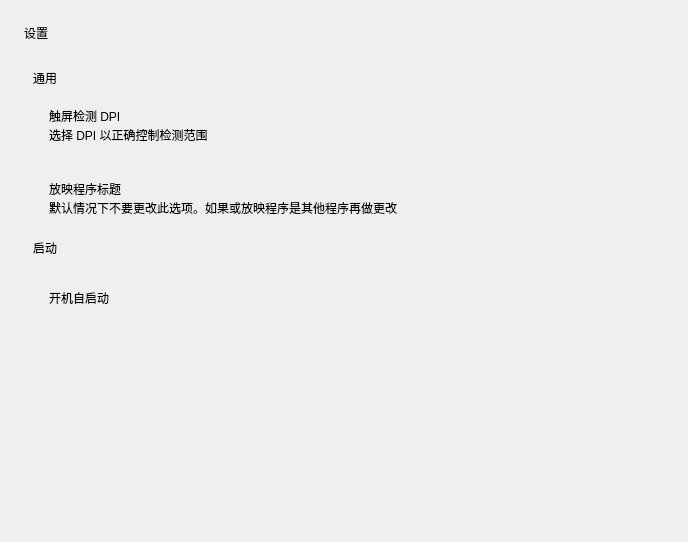
<?xml version="1.0" encoding="UTF-8"?>
<ui version="4.0">
 <class>Form</class>
 <widget class="QWidget" name="Form">
  <property name="geometry">
   <rect>
    <x>0</x>
    <y>0</y>
    <width>688</width>
    <height>542</height>
   </rect>
  </property>
  <property name="sizePolicy">
   <sizepolicy hsizetype="Preferred" vsizetype="Expanding">
    <horstretch>0</horstretch>
    <verstretch>0</verstretch>
   </sizepolicy>
  </property>
  <property name="windowTitle">
   <string>Form</string>
  </property>
  <layout class="QVBoxLayout" name="verticalLayout_2">
   <property name="spacing">
    <number>18</number>
   </property>
   <property name="leftMargin">
    <number>24</number>
   </property>
   <property name="topMargin">
    <number>24</number>
   </property>
   <property name="rightMargin">
    <number>24</number>
   </property>
   <property name="bottomMargin">
    <number>0</number>
   </property>
   <item>
    <widget class="TitleLabel" name="TitleLabel">
     <property name="text">
      <string>设置</string>
     </property>
    </widget>
   </item>
   <item>
    <widget class="SmoothScrollArea" name="general_scroll">
     <property name="styleSheet">
      <string notr="true">background: transparent; border: none</string>
     </property>
     <property name="widgetResizable">
      <bool>true</bool>
     </property>
     <widget class="QWidget" name="scrollAreaWidgetContents">
      <property name="geometry">
       <rect>
        <x>0</x>
        <y>0</y>
        <width>640</width>
        <height>461</height>
       </rect>
      </property>
      <layout class="QVBoxLayout" name="verticalLayout_9">
       <item>
        <layout class="QVBoxLayout" name="verticalLayout_5">
         <property name="spacing">
          <number>3</number>
         </property>
         <item>
          <widget class="SubtitleLabel" name="SubtitleLabel_3">
           <property name="text">
            <string>通用</string>
           </property>
          </widget>
         </item>
         <item>
          <widget class="CardWidget" name="CardWidget_7">
           <property name="minimumSize">
            <size>
             <width>0</width>
             <height>70</height>
            </size>
           </property>
           <layout class="QHBoxLayout" name="horizontalLayout_7">
            <property name="leftMargin">
             <number>16</number>
            </property>
            <property name="topMargin">
             <number>16</number>
            </property>
            <property name="rightMargin">
             <number>16</number>
            </property>
            <property name="bottomMargin">
             <number>16</number>
            </property>
            <item>
             <layout class="QVBoxLayout" name="verticalLayout_11">
              <property name="spacing">
               <number>0</number>
              </property>
              <item>
               <widget class="StrongBodyLabel" name="StrongBodyLabel_7">
                <property name="text">
                 <string>触屏检测 DPI</string>
                </property>
               </widget>
              </item>
              <item>
               <widget class="CaptionLabel" name="CaptionLabel_6">
                <property name="text">
                 <string>选择 DPI 以正确控制检测范围</string>
                </property>
                <property name="wordWrap">
                 <bool>false</bool>
                </property>
                <property name="lightColor" stdset="0">
                 <color alpha="150">
                  <red>0</red>
                  <green>0</green>
                  <blue>0</blue>
                 </color>
                </property>
                <property name="darkColor" stdset="0">
                 <color alpha="200">
                  <red>255</red>
                  <green>255</green>
                  <blue>255</blue>
                 </color>
                </property>
               </widget>
              </item>
             </layout>
            </item>
            <item>
             <widget class="ComboBox" name="dpi_select">
              <property name="sizePolicy">
               <sizepolicy hsizetype="Maximum" vsizetype="Fixed">
                <horstretch>0</horstretch>
                <verstretch>0</verstretch>
               </sizepolicy>
              </property>
             </widget>
            </item>
           </layout>
          </widget>
         </item>
         <item>
          <widget class="CardWidget" name="CardWidget_3">
           <property name="minimumSize">
            <size>
             <width>0</width>
             <height>70</height>
            </size>
           </property>
           <layout class="QHBoxLayout" name="horizontalLayout_5">
            <property name="leftMargin">
             <number>16</number>
            </property>
            <property name="topMargin">
             <number>16</number>
            </property>
            <property name="rightMargin">
             <number>16</number>
            </property>
            <property name="bottomMargin">
             <number>16</number>
            </property>
            <item>
             <layout class="QVBoxLayout" name="verticalLayout_6">
              <property name="spacing">
               <number>0</number>
              </property>
              <item>
               <widget class="StrongBodyLabel" name="StrongBodyLabel_5">
                <property name="text">
                 <string>放映程序标题</string>
                </property>
               </widget>
              </item>
              <item>
               <widget class="CaptionLabel" name="CaptionLabel_2">
                <property name="text">
                 <string>默认情况下不要更改此选项。如果或放映程序是其他程序再做更改</string>
                </property>
                <property name="wordWrap">
                 <bool>true</bool>
                </property>
                <property name="lightColor" stdset="0">
                 <color alpha="150">
                  <red>0</red>
                  <green>0</green>
                  <blue>0</blue>
                 </color>
                </property>
                <property name="darkColor" stdset="0">
                 <color alpha="200">
                  <red>255</red>
                  <green>255</green>
                  <blue>255</blue>
                 </color>
                </property>
               </widget>
              </item>
             </layout>
            </item>
            <item>
             <widget class="ToolButton" name="reset_name"/>
            </item>
            <item>
             <widget class="LineEdit" name="program_name">
              <property name="sizePolicy">
               <sizepolicy hsizetype="Maximum" vsizetype="Fixed">
                <horstretch>0</horstretch>
                <verstretch>0</verstretch>
               </sizepolicy>
              </property>
             </widget>
            </item>
           </layout>
          </widget>
         </item>
        </layout>
       </item>
       <item>
        <layout class="QVBoxLayout" name="verticalLayout_7">
         <item>
          <widget class="SubtitleLabel" name="SubtitleLabel_2">
           <property name="text">
            <string>启动</string>
           </property>
          </widget>
         </item>
         <item>
          <widget class="CardWidget" name="CardWidget_4">
           <property name="minimumSize">
            <size>
             <width>0</width>
             <height>70</height>
            </size>
           </property>
           <layout class="QHBoxLayout" name="horizontalLayout_3">
            <property name="leftMargin">
             <number>16</number>
            </property>
            <property name="topMargin">
             <number>16</number>
            </property>
            <property name="rightMargin">
             <number>16</number>
            </property>
            <property name="bottomMargin">
             <number>16</number>
            </property>
            <item>
             <widget class="StrongBodyLabel" name="StrongBodyLabel_3">
              <property name="sizePolicy">
               <sizepolicy hsizetype="Expanding" vsizetype="Preferred">
                <horstretch>0</horstretch>
                <verstretch>0</verstretch>
               </sizepolicy>
              </property>
              <property name="text">
               <string>开机自启动</string>
              </property>
             </widget>
            </item>
            <item>
             <widget class="SwitchButton" name="switch_startup">
              <property name="onText">
               <string>启用</string>
              </property>
              <property name="offText">
               <string>禁用</string>
              </property>
             </widget>
            </item>
           </layout>
          </widget>
         </item>
        </layout>
       </item>
       <item>
        <widget class="QFrame" name="blank">
         <property name="minimumSize">
          <size>
           <width>0</width>
           <height>25</height>
          </size>
         </property>
         <property name="frameShape">
          <enum>QFrame::StyledPanel</enum>
         </property>
         <property name="frameShadow">
          <enum>QFrame::Raised</enum>
         </property>
         <property name="lineWidth">
          <number>5</number>
         </property>
        </widget>
       </item>
       <item>
        <spacer name="verticalSpacer">
         <property name="orientation">
          <enum>Qt::Vertical</enum>
         </property>
         <property name="sizeHint" stdset="0">
          <size>
           <width>20</width>
           <height>40</height>
          </size>
         </property>
        </spacer>
       </item>
      </layout>
     </widget>
    </widget>
   </item>
  </layout>
 </widget>
 <customwidgets>
  <customwidget>
   <class>ComboBox</class>
   <extends>QPushButton</extends>
   <header>qfluentwidgets</header>
  </customwidget>
  <customwidget>
   <class>ToolButton</class>
   <extends>QToolButton</extends>
   <header>qfluentwidgets</header>
  </customwidget>
  <customwidget>
   <class>SwitchButton</class>
   <extends>QWidget</extends>
   <header>qfluentwidgets</header>
  </customwidget>
  <customwidget>
   <class>CardWidget</class>
   <extends>QFrame</extends>
   <header>qfluentwidgets</header>
   <container>1</container>
  </customwidget>
  <customwidget>
   <class>SmoothScrollArea</class>
   <extends>QScrollArea</extends>
   <header>qfluentwidgets</header>
   <container>1</container>
  </customwidget>
  <customwidget>
   <class>CaptionLabel</class>
   <extends>QLabel</extends>
   <header>qfluentwidgets</header>
  </customwidget>
  <customwidget>
   <class>StrongBodyLabel</class>
   <extends>QLabel</extends>
   <header>qfluentwidgets</header>
  </customwidget>
  <customwidget>
   <class>SubtitleLabel</class>
   <extends>QLabel</extends>
   <header>qfluentwidgets</header>
  </customwidget>
  <customwidget>
   <class>TitleLabel</class>
   <extends>QLabel</extends>
   <header>qfluentwidgets</header>
  </customwidget>
  <customwidget>
   <class>LineEdit</class>
   <extends>QLineEdit</extends>
   <header>qfluentwidgets</header>
  </customwidget>
 </customwidgets>
 <resources/>
 <connections/>
</ui>
